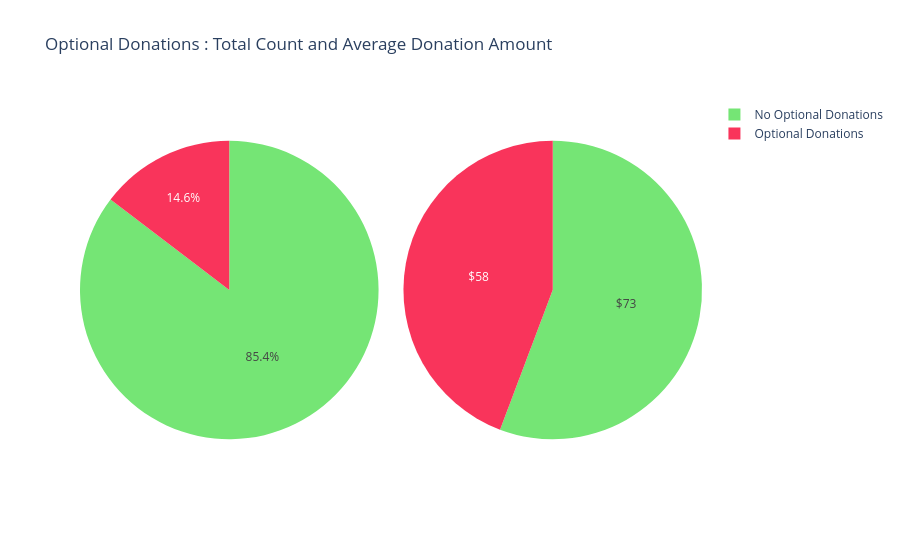

Here is the notebook cell this chart was saved with:
### Markdown cell above
## <a id="3.5">3.5 Donaciones Opcionales y Donaciones de Donantes Maestros</a>

### <a id="3.5.1">3.5.1 Total de Donaciones Opcionales y sus Montos Promedio Asociados</a>

### Code cell
tempdf = donations_df.groupby('Donation Included Optional Donation').agg({'Donation Included Optional Donation' : 'count', 'Donation Amount' : 'mean'})
values1 = list(tempdf['Donation Included Optional Donation']) 
values2 = list(tempdf['Donation Amount']) 
values2t = [str("$")+str(int(x)) for x in values2]
domain1 = {'x': [0.2, 0.50], 'y': [0.0, 0.33]}
domain2 = {'x': [0.8, 0.50], 'y': [0.0, 0.33]}

labels = list(tempdf.index)
mp={'Yes' : 'Optional Donations', 'No' : 'No Optional Donations'}
labels = [mp[x] for x in labels]
trace1 = go.Pie(labels=labels, values=values1, marker=dict(colors=[  '#75e575', '#ea7c96',]))
trace2 = go.Pie(labels=labels, values=values2, marker=dict(colors=['#75e575', '#ea7c96',]), textinfo = "text", text=values2t)

layout = go.Layout(title='Number of Donations with Optional Donations', width=800, height=400)
# fig = go.Figure(data=[trace1], layout=layout)
# iplot(fig)

layout = go.Layout(title='Average Amount Donated in Optional Donations', width=800, height=400)
# fig = go.Figure(data=[trace2], layout=layout)
# iplot(fig)

fig = {
  "data": [
    {
      "values": values1,
      "labels": list(reversed(labels)),
      "domain": {"x": [0, .48]},
    "marker" : dict(colors=[  '#f9345b',  '#75e575']),
      "name": "No. of donations with Optional Donations",
#       "hoverinfo":"label+percent+name",
#       "hole": .4,
        
      "type": "pie"
    },
    {
      "values": values2,
      "labels": labels,
        "marker" : dict(colors=['75e575', '#f9345b']),
      "domain": {"x": [.52, 1]},
      "name": "Average Amount Donated in Optional Donations",
        "text" : values2t,
        "textinfo" : "text",
      "type": "pie"
    }],
  "layout": {
        "title":"Optional Donations : Total Count and Average Donation Amount",
    
    }
}
iplot(fig, filename='donut')

### Figure 1 — Plotly figure (JSON) as saved in the notebook; plotly's stock layout.template omitted (floating-point values rounded to 4 significant figures)
{"data": [{"domain": {"x": [0, 0.48]}, "labels": ["Optional Donations", "No Optional Donations"], "marker": {"colors": ["#f9345b", "#75e575"]}, "name": "No. of donations with Optional Donations", "type": "pie", "values": [686175, 4001709]}, {"domain": {"x": [0.52, 1]}, "labels": ["No Optional Donations", "Optional Donations"], "marker": {"colors": ["75e575", "#f9345b"]}, "name": "Average Amount Donated in Optional Donations", "text": ["$73", "$58"], "textinfo": "text", "type": "pie", "values": [73.61, 58.45]}], "layout": {"title": {"text": "Optional Donations : Total Count and Average Donation Amount"}}}
